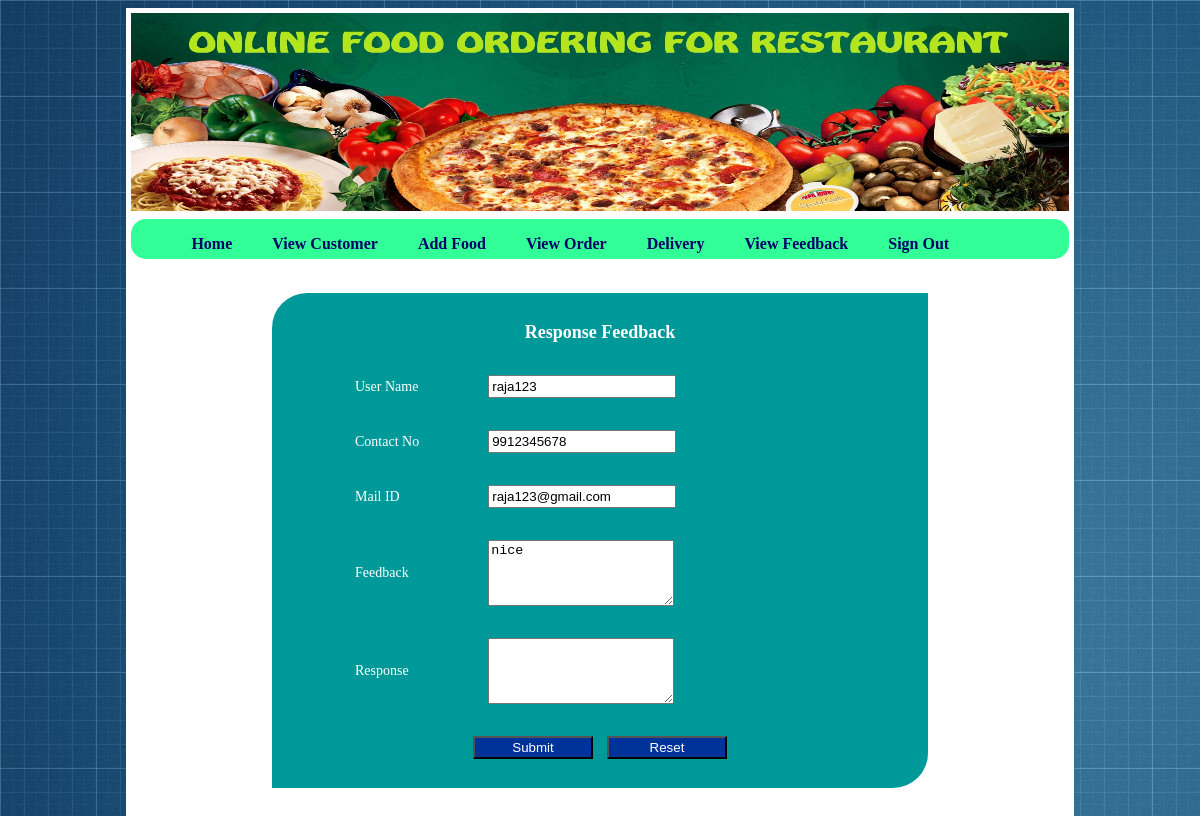
The page /ResponseFeedback.php?id=raja123 on the database its author committed.
### tables this page shows
CREATE TABLE IF NOT EXISTS `feedback` (
  `UserName` varchar(20) NOT NULL,
  `PhoneNo` varchar(20) NOT NULL,
  `MailID` varchar(20) NOT NULL,
  `Feedback` varchar(200) NOT NULL,
  `Response` varchar(200) NOT NULL
);

### ResponseFeedback.php (the view, shortened to what this page needs)
<!DOCTYPE html PUBLIC "-//W3C//DTD XHTML 1.0 Transitional//EN" "http://www.w3.org/TR/xhtml1/DTD/xhtml1-transitional.dtd">
<html xmlns="http://www.w3.org/1999/xhtml">
<head>
<link rel="stylesheet" type="text/css" href="css/style.css" />
</head>
<body bgcolor="#0099FF" style="background-image:url(images/Background.jpg)">
<div align="center">
<table width="80%" bgcolor="#FFFFFF">
  <tr>
    <td>
	<img src="images/banner.jpg" width="100%" height="198"/></td>
  </tr>
  <tr>
    <td>
		<div class="menubg">
		<ul>
		<li><a href="Admin.php">Home</a></li>
		<li><a href="ViewCustomer.php">View Customer</a></li>
		<li><a href="AddFood.php">Add Food</a></li>
		<li><a href="ViewOrder.php">View Order</a></li>
		<li><a href="Delivery.php">Delivery</a></li>
		<li><a href="ViewFeedback.php">View Feedback</a></li>
		<li><a href="Index.php">Sign Out</a></li>
		</ul>
		</div>	</td>
  </tr>
  <tr>
    <td align="center">&nbsp;</td>
  </tr>
  <tr>
    <td align="center">
	  <div style="background-color:#009999; border-top-left-radius:35px; border-bottom-right-radius:35px; width:70%;">
	    <center>
	      <form id="form1" name="form1" method="post" action="">
			<table  align="center" width="500px" style=" color:#FFFFFF; font-size:14px">
  <tr>
    <td colspan="2">&nbsp;</td>
  </tr>
  <tr>
    <td colspan="2" style="font-size:18px; font-weight:bold" align="center">Response Feedback</td>
    </tr>
  <tr>
    <td>&nbsp;</td>
    <td>&nbsp;</td>
  </tr>
  <?php
				  $id=$_GET['id'];
				  $sql = "select * from feedback where UserName='$id'";
					$result = mysql_query($sql);
					$row = mysql_fetch_array($result);
				  ?>
  <tr>
    <td>User Name </td>
    <td>
        <input type="text" name="uname" value="<?php echo $row["UserName"];?> "  />    </td>
  </tr>
  <tr>
    <td>&nbsp;</td>
    <td>&nbsp;</td>
  </tr>
  <tr>
    <td>Contact No </td>
    <td><input type="text" name="contactno" value="<?php echo $row["PhoneNo"];?> " /></td>
  </tr>
  <tr>
    <td>&nbsp;</td>
    <td>&nbsp;</td>
  </tr>
  <tr>
    <td>Mail ID </td>
    <td><input type="text" name="mailid" value="<?php echo $row["MailID"];?> " /></td>
  </tr>
  <tr>
    <td>&nbsp;</td>
    <td>&nbsp;</td>
  </tr>
  <tr>
    <td>Feedback</td>
    <td><textarea id='userinput' rows="4" cols="30" name="cond" value=""><?php echo $row[Feedback]; ?>
	<?php
	if(isset($_POST))
	{
		echo $cond;
	}
	?>
	</textarea></td>
  </tr>
  <tr>
    <td>&nbsp;</td>
    <td>&nbsp;</td>
  </tr>
    <tr>
    <td>Response</td>
    <td><textarea rows="4" cols="50" name="response" ></textarea></td>
  </tr>
  <tr>
    <td>&nbsp;</td>
    <td>&nbsp;</td>
  </tr>
  <tr>
    <td colspan="2" align="center">
      <input type="submit" name="Submit" value="Submit" style="width:120px; background-color:#003399; color:#FFFFFF"/>
        &nbsp;&nbsp; <input type="reset" name="Submit2" value="Reset" style="width:120px; background-color:#003399; color:#FFFFFF"/></td>
    </tr>
  <tr>
    <td>&nbsp;</td>
    <td>&nbsp;</td>
  </tr>
</table>
	        </form>
	  </center>
	    </div></td>
    </tr>
  <tr>
    <td>&nbsp;</td>
  </tr>
</table>
</div>
</body>
</html>

### css/style.css (style rules this page uses)
.menubg { background:#33FF99; height:40px; border-radius:15px; float:left; width:100%; }
.menubg ul li { padding:0px 20px; list-style-type:none; float:left; }
.menubg ul li a { color:#000066; text-decoration:none; font-weight:bold; float:left; }
form input,form textarea { padding:2px; width:180px; }
.productadd table tr, td { padding:3px; }

### rows shown on the page
feedback: uname "raja123", contactno "9912345678", mailid "raja123@gmail.com", cond "nice"
